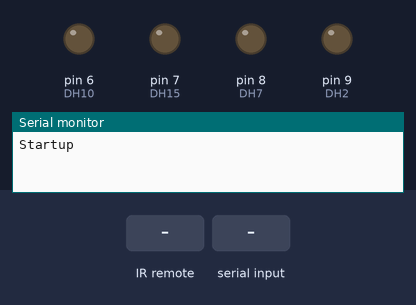
Bench run of a sketch on a simulated Arduino Uno, built with avr-gcc and run on an emulated ATmega328P. Shown: output pins drawn as LEDs (lit = HIGH), the last lines printed to the serial monitor. The test bench sets the inputs (shaded band).

Above: at 1.2 s.
1.3 s: infrared code 0x3892 received
At 2.3 s:
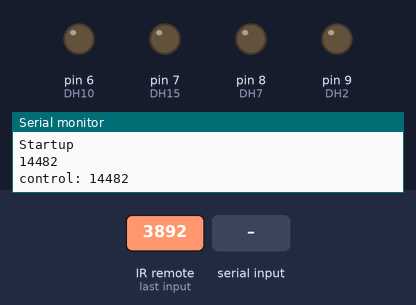
2.9 s: "a" received over Serial
At 3.4 s:
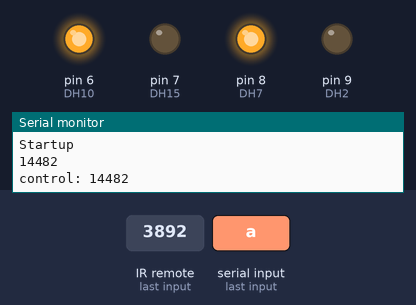
4.4 s: infrared code 0x4DB3 received
At 5.7 s:
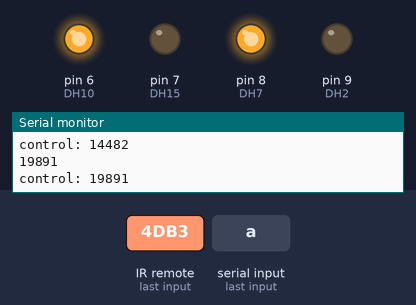
6.0 s: "d" received over Serial
At 7.0 s:
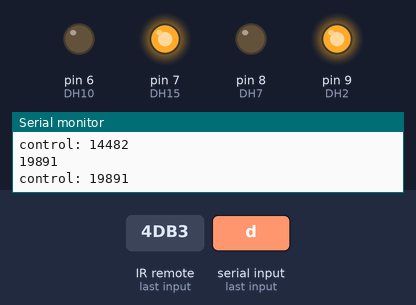
7.5 s: "w" received over Serial
At 8.1 s:
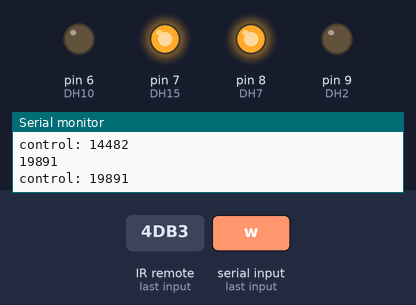
9.0 s: "s" received over Serial
At 9.3 s:
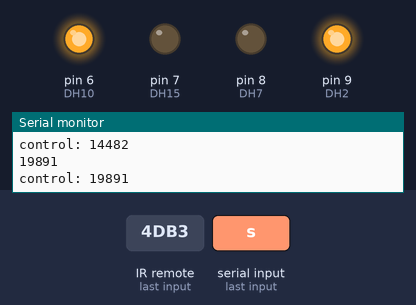
Timing chart, 0 to 11.5 s (numbered marks = the images above; inputs shaded):
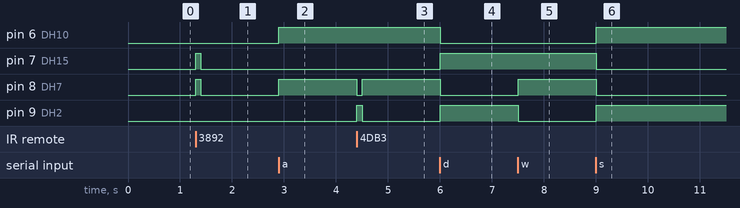

Measured:
- after the input at 1.3 s, pin 7 (DH15), pin 8 (DH7): LOW → HIGH at once, → LOW 0.10 s later
- after the input at 2.9 s, pin 6 (DH10), pin 8 (DH7): LOW → HIGH at once
- after the input at 4.4 s, pin 8 (DH7): HIGH → LOW at once, → HIGH 0.10 s later; pin 9 (DH2): LOW → HIGH at once, → LOW 0.10 s later
- after the input at 6.0 s, pin 6 (DH10), pin 8 (DH7): HIGH → LOW at once; pin 7 (DH15), pin 9 (DH2): LOW → HIGH at once
- after the input at 7.5 s, pin 8 (DH7): LOW → HIGH at once; pin 9 (DH2): HIGH → LOW at once
- after the input at 9.0 s, pin 6 (DH10), pin 9 (DH2): LOW → HIGH at once; pin 7 (DH15), pin 8 (DH7): HIGH → LOW at once

The sketch:

motor_hbridge_L239D.ino
```cpp
#include <IRremote.h>

int RECV_PIN = 2;
IRrecv irrecv(RECV_PIN);
decode_results results;
int control;

int DH2 = 9;
int DH7 = 8;
int DH15 = 7;
int DH10 = 6;
int f = 100;
char rxChar =' ';

void setup() {
  Serial.begin(9600);

  Serial.println("Startup");
  irrecv.enableIRIn();

  Serial.flush();

  pinMode(DH2, OUTPUT);
  pinMode(DH7, OUTPUT);
  pinMode(DH15, OUTPUT);
  pinMode(DH10, OUTPUT);


}

//7 & 15 high : forward
//s for star t for terminate
void loop() {
  // put your main code here, to run repeatedly:
  //digitalWrite(DH7, HIGH);
  //digitalWrite(DH15, HIGH);
  //forward();
  if (Serial.available() >0){
    rxChar = Serial.read();
    Serial.flush();
  }
  if(rxChar == 'w') {
    forward();
  } else if(rxChar == 'a') {
    turnleft();
  } else if(rxChar == 's') {
    backward();
  } else if(rxChar == 'd') {
    turnright();
  } else if(rxChar == 'k') {
    kill();
  }

  if (irrecv.decode(&results)) {
    Serial.println(results.value);
    //14482 28677 : up arrow
    //20058 -24579 : enter
    //19891 7758 : down arrow
    //-3365 8684 : left
    //-31984 5549 : right


    control = results.value;
    Serial.print("control: ");
    Serial.println(control);

    switch(control) {
      case 14482:
      case 28677:
        forward();
        delay(f);
        kill();
        break;
      case 20058:
      case -24579:
        kill();
        break;
      case 19891:
      case 7758:
        backward();
        delay(f);
        kill();
        break;
      case -3365:
      case 8684:
        turnleft();
        delay(f);
        kill();
        break;
      case -31984:
      case 5549:
        turnright();
        delay(f);
        kill();
        break;
    }

    irrecv.resume();
  }
}

void forward() {
    digitalWrite(DH2, LOW);
    digitalWrite(DH7, HIGH);
    digitalWrite(DH10, LOW);
    digitalWrite(DH15, HIGH);
}

void kill() {
    digitalWrite(DH2, LOW);
    digitalWrite(DH7, LOW);
    digitalWrite(DH10, LOW);
    digitalWrite(DH15, LOW);
}

void backward() {
    digitalWrite(DH2, HIGH);
    digitalWrite(DH7, LOW);
    digitalWrite(DH10, HIGH);
    digitalWrite(DH15, LOW);
}

void turnleft() {
    digitalWrite(DH2, LOW);
    digitalWrite(DH7, HIGH);
    digitalWrite(DH10, HIGH);
    digitalWrite(DH15, LOW);
}

void turnright() {
    digitalWrite(DH2, HIGH);
    digitalWrite(DH7, LOW);
    digitalWrite(DH10, LOW);
    digitalWrite(DH15, HIGH);
}
```
